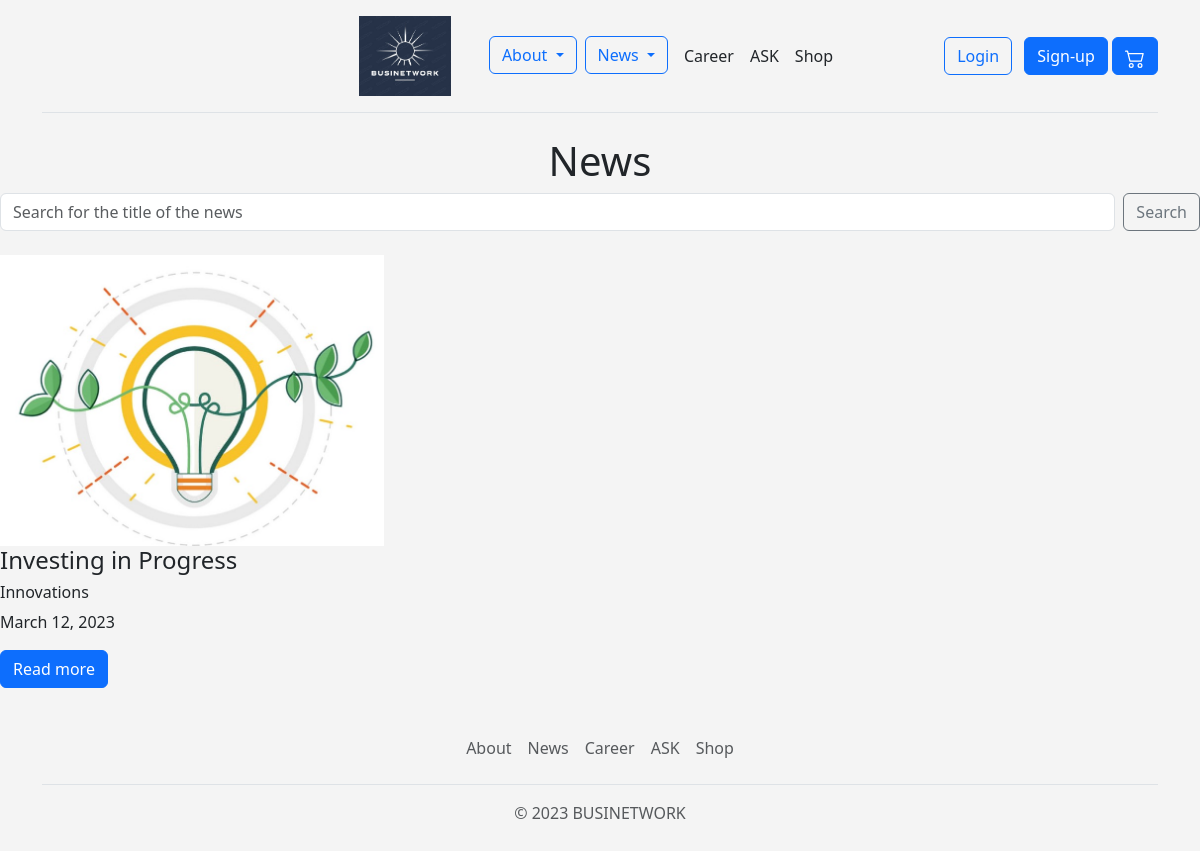
Before: /news/ with the older database file.
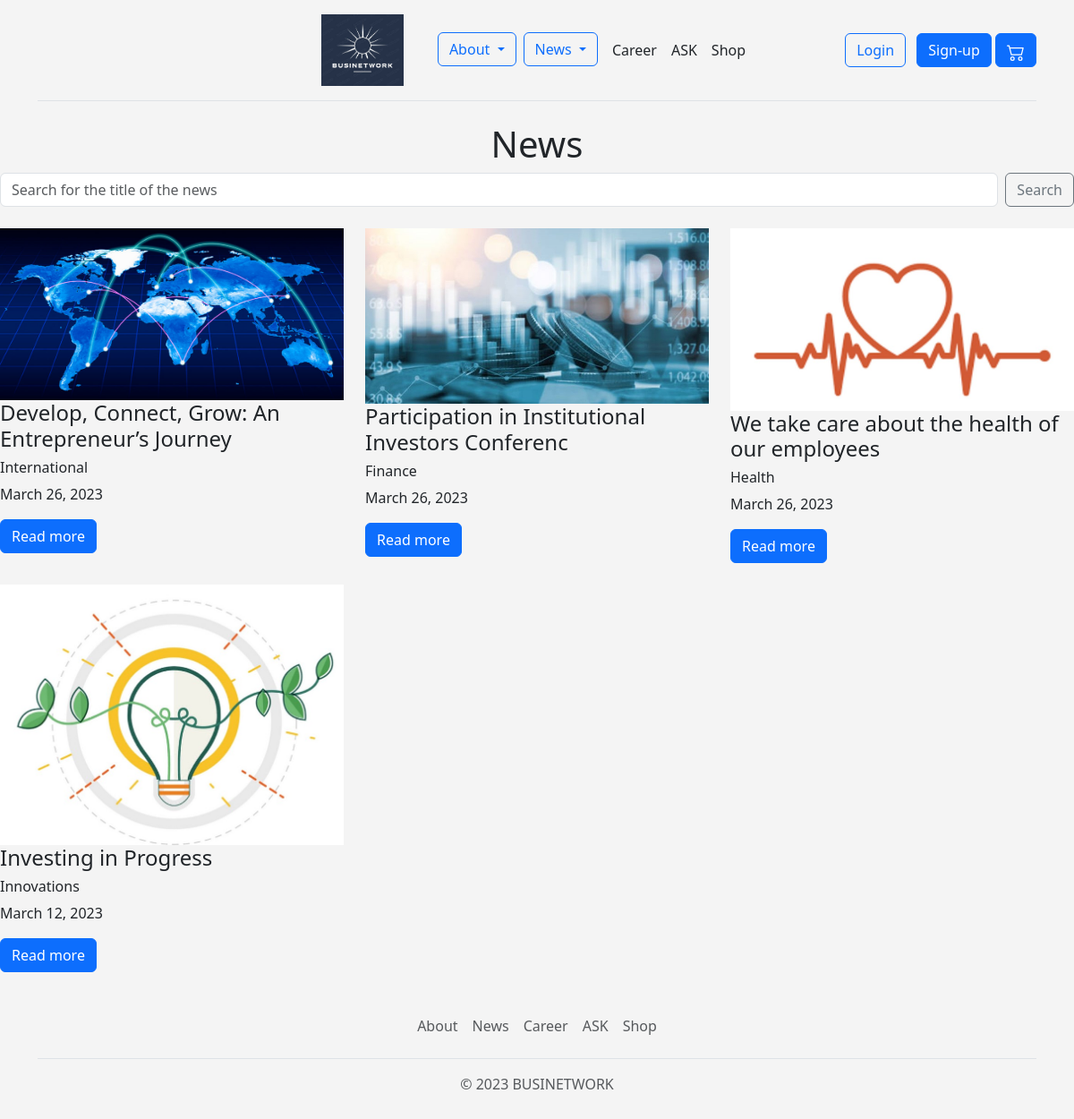
After: the same page with the newer database file.
### news_final/models.py (models this page shows)
class News(models.Model):
    category = models.CharField(max_length=20)
    author = models.CharField(max_length=50)
    title = models.CharField(max_length=50)
    text = models.TextField()
    image = models.FileField(upload_to='news/')
    date = models.DateField(auto_now=True)
    class Meta:
        ordering = ['-date']

### news_final/views.py (the view)
# urls.py: path('', views.news_main, name='news'),
def news_main(request):
    news = models.News.objects.all()
    context = {
        'news': news
    }
    return render(request, 'news_main.html', context)

### templates/news_main.html (shortened to what this page needs)
{% extends "base.html" %}
{% block page_content %}
<h1 align="center">News</h1>
<form class="d-flex" method="post" action="{% url 'search_news' %}">
    <input class="form-control me-2" type="search" placeholder="Search for the title of the news" aria-label="Search"
           name="searched">
    <button class="btn btn-outline-secondary" type="submit">Search</button>
</form>
<br>
<div class="row row-cols-1 row-cols-sm-2 row-cols-md-4 g-4">
    {% for one in news %}
    <div class="col-md-4">
        <img class="card-img-top" src="{{ one.image.url }}">
        <div class="card-body">
            <h4>{{ one.title }}</h4>
            <h6>{{ one.category }}</h6>
            <p>{{ one.date }}</p>
            <a href="{% url 'news_more' one.pk %}" class="btn btn-primary">
                Read more
            </a>
        </div>
    </div>
    {% endfor %}
</div>
{% endblock %}

Changed rows visible on the page:
added News: image (picture), title "Develop, Connect, Grow: An Entrepreneur’s Journey", category "International", date "March 26, 2023"
added News: image (picture), title "Participation in Institutional Investors Conferenc", category "Finance", date "March 26, 2023"
added News: image (picture), title "We take care about the health of our employees", category "Health", date "March 26, 2023"
